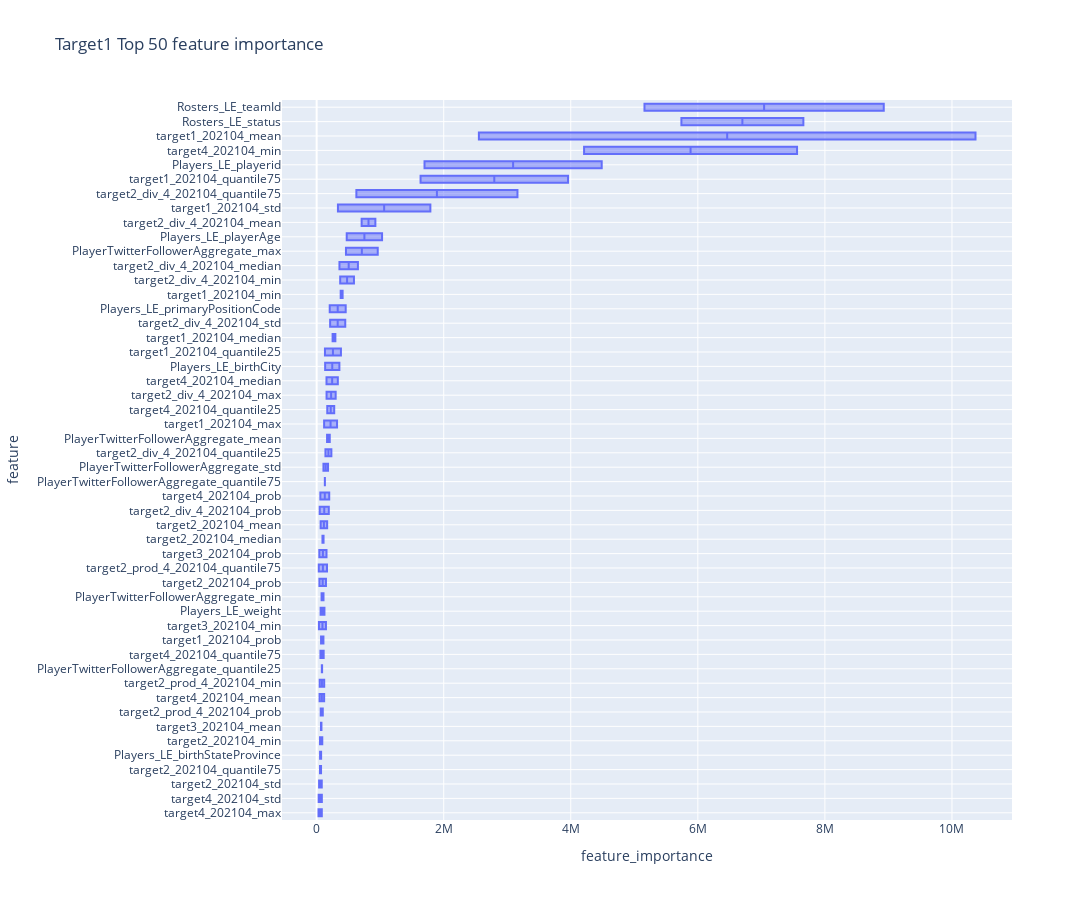
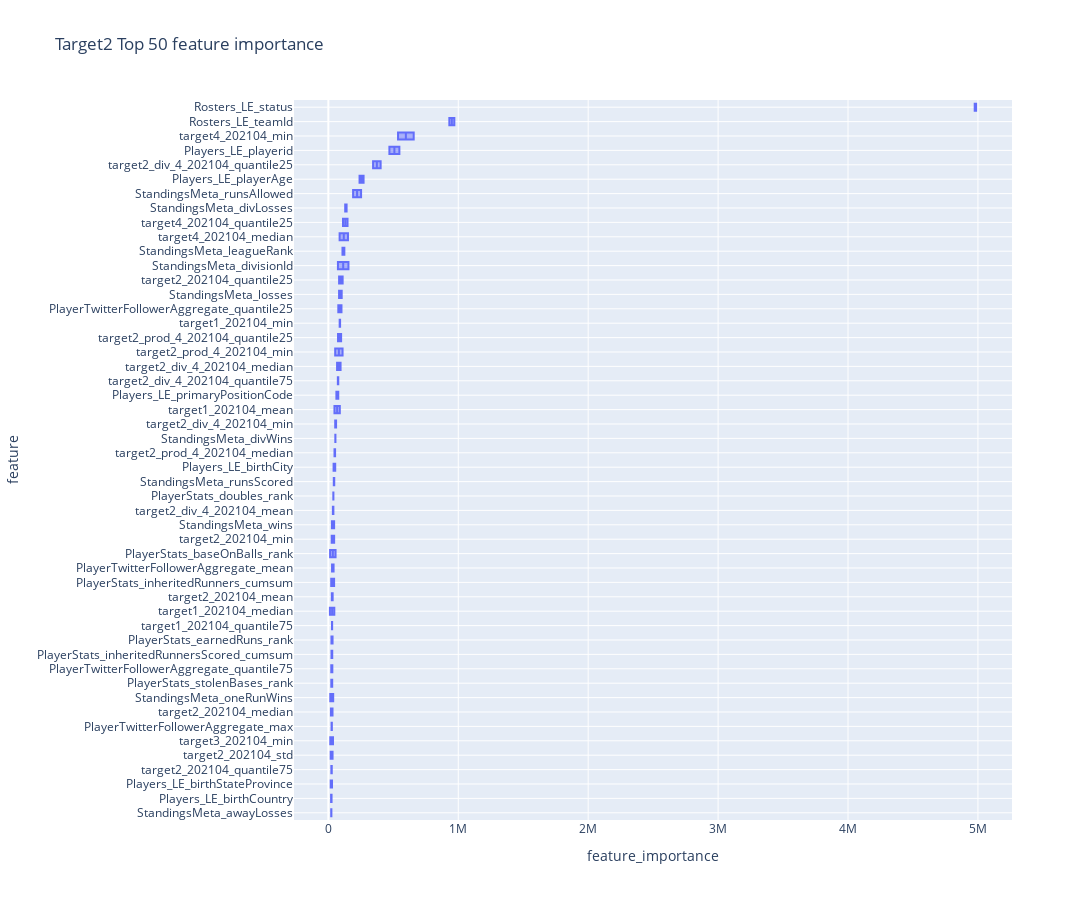
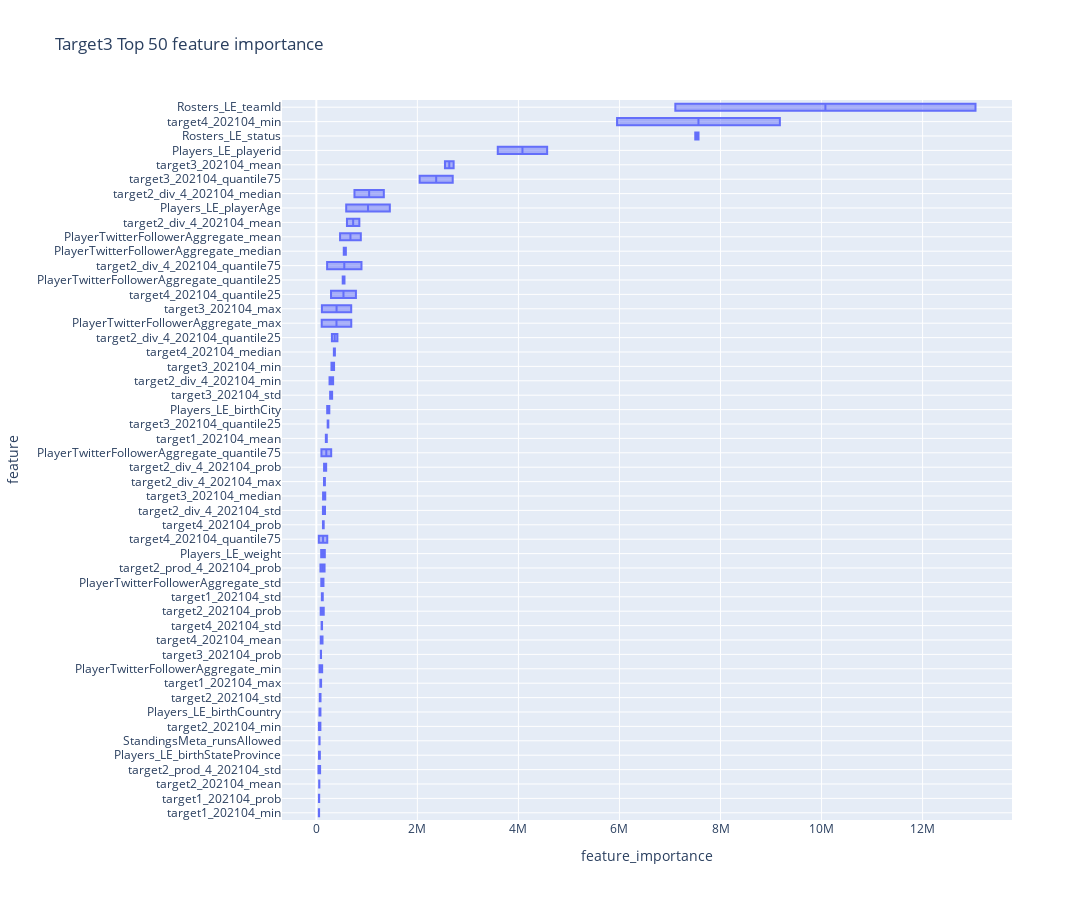
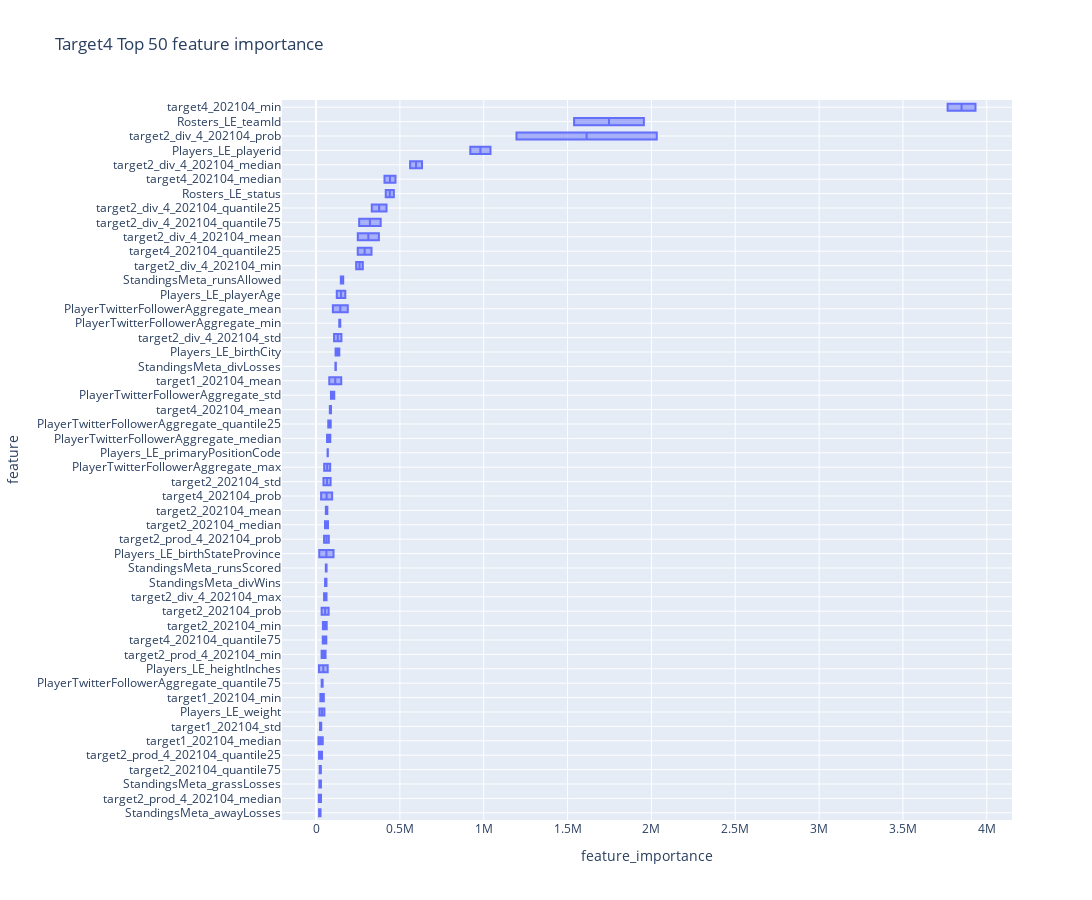

Notebook cell for these charts, in order:
### Code cell
visualize_feature_importance(models, train_feat_df)

### Figure 1 — Plotly figure (JSON) as saved in the notebook; plotly's stock layout.template omitted (floating-point values rounded to 4 significant figures)
{"data": [{"alignmentgroup": "True", "hovertemplate": "feature_importance=%{x}<br>feature=%{y}<extra></extra>", "legendgroup": "", "marker": {"color": "#636efa"}, "name": "", "notched": false, "offsetgroup": "", "orientation": "h", "showlegend": false, "type": "box", "x": [2553000.0, 334900.0, 117600.0, 408600.0, 251100.0, 130600.0, 1636000.0, 69300.0, 62890.0, 38370.0, 88600.0, 91350.0, 52890.0, 43600.0, 75320.0, 35970.0, 41980.0, 46410.0, 31980.0, 29060.0, 7562000.0, 154900.0, 276400.0, 59970.0, 58180.0, 48300.0, 33690.0, 64090.0, 708200.0, 212100.0, 156000.0, 587200.0, 358800.0, 231700.0, 625100.0, 48150.0, 5160000.0, 5741000.0, 133500.0, 70340.0, 62480.0, 205600.0, 473300.0, 1698000.0, 206300.0, 107000.0, 461300.0, 107900.0, 85780.0, 128800.0, 10370000.0, 1790000.0, 320900.0, 378300.0, 294600.0, 382100.0, 3957000.0, 106700.0, 165100.0, 80400.0, 52960.0, 108500.0, 69080.0, 146500.0, 68080.0, 146300.0, 154900.0, 117900.0, 81590.0, 81120.0, 4209000.0, 333300.0, 166900.0, 110400.0, 197900.0, 118800.0, 162900.0, 96370.0, 924000.0, 450100.0, 299400.0, 370500.0, 649600.0, 138300.0, 3161000.0, 191100.0, 8926000.0, 7661000.0, 357900.0, 54280.0, 122600.0, 457200.0, 1030000.0, 4487000.0, 163800.0, 179000.0, 961600.0, 77460.0, 81490.0, 129800.0], "x0": " ", "xaxis": "x", "y": ["target1_202104_mean", "target1_202104_std", "target1_202104_max", "target1_202104_min", "target1_202104_median", "target1_202104_quantile25", "target1_202104_quantile75", "target1_202104_prob", "target2_202104_mean", "target2_202104_std", "target2_202104_min", "target2_202104_median", "target2_202104_quantile75", "target2_202104_prob", "target3_202104_mean", "target3_202104_min", "target3_202104_prob", "target4_202104_mean", "target4_202104_std", "target4_202104_max", "target4_202104_min", "target4_202104_median", "target4_202104_quantile25", "target4_202104_quantile75", "target4_202104_prob", "target2_prod_4_202104_min", "target2_prod_4_202104_quantile75", "target2_prod_4_202104_prob", "target2_div_4_202104_mean", "target2_div_4_202104_std", "target2_div_4_202104_max", "target2_div_4_202104_min", "target2_div_4_202104_median", "target2_div_4_202104_quantile25", "target2_div_4_202104_quantile75", "target2_div_4_202104_prob", "Rosters_LE_teamId", "Rosters_LE_status", "Players_LE_birthCity", "Players_LE_birthStateProvince", "Players_LE_weight", "Players_LE_primaryPositionCode", "Players_LE_playerAge", "Players_LE_playerid", "PlayerTwitterFollowerAggregate_mean", "PlayerTwitterFollowerAggregate_std", "PlayerTwitterFollowerAggregate_max", "PlayerTwitterFollowerAggregate_min", "PlayerTwitterFollowerAggregate_quantile25", "PlayerTwitterFollowerAggregate_quantile75", "target1_202104_mean", "target1_202104_std", "target1_202104_max", "target1_202104_min", "target1_202104_median", "target1_202104_quantile25", "target1_202104_quantile75", "target1_202104_prob", "target2_202104_mean", "target2_202104_std", "target2_202104_min", "target2_202104_median", "target2_202104_quantile75", "target2_202104_prob", "target3_202104_mean", "target3_202104_min", "target3_202104_prob", "target4_202104_mean", "target4_202104_std", "target4_202104_max", "target4_202104_min", "target4_202104_median", "target4_202104_quantile25", "target4_202104_quantile75", "target4_202104_prob", "target2_prod_4_202104_min", "target2_prod_4_202104_quantile75", "target2_prod_4_202104_prob", "target2_div_4_202104_mean", "target2_div_4_202104_std", "target2_div_4_202104_max", "target2_div_4_202104_min", "target2_div_4_202104_median", "target2_div_4_202104_quantile25", "target2_div_4_202104_quantile75", "target2_div_4_202104_prob", "Rosters_LE_teamId", "Rosters_LE_status", "Players_LE_birthCity", "Players_LE_birthStateProvince", "Players_LE_weight", "Players_LE_primaryPositionCode", "Players_LE_playerAge", "Players_LE_playerid", "PlayerTwitterFollowerAggregate_mean", "PlayerTwitterFollowerAggregate_std", "PlayerTwitterFollowerAggregate_max", "PlayerTwitterFollowerAggregate_min", "PlayerTwitterFollowerAggregate_quantile25", "PlayerTwitterFollowerAggregate_quantile75"], "y0": " ", "yaxis": "y"}], "layout": {"boxmode": "group", "height": 900, "legend": {"tracegroupgap": 0}, "title": {"text": "Target1 Top 50 feature importance"}, "width": 1250, "xaxis": {"anchor": "y", "domain": [0, 1], "title": {"text": "feature_importance"}}, "yaxis": {"anchor": "x", "categoryarray": ["target4_202104_max", "target4_202104_std", "target2_202104_std", "target2_202104_quantile75", "Players_LE_birthStateProvince", "target2_202104_min", "target3_202104_mean", "target2_prod_4_202104_prob", "target4_202104_mean", "target2_prod_4_202104_min", "PlayerTwitterFollowerAggregate_quantile25", "target4_202104_quantile75", "target1_202104_prob", "target3_202104_min", "Players_LE_weight", "PlayerTwitterFollowerAggregate_min", "target2_202104_prob", "target2_prod_4_202104_quantile75", "target3_202104_prob", "target2_202104_median", "target2_202104_mean", "target2_div_4_202104_prob", "target4_202104_prob", "PlayerTwitterFollowerAggregate_quantile75", "PlayerTwitterFollowerAggregate_std", "target2_div_4_202104_quantile25", "PlayerTwitterFollowerAggregate_mean", "target1_202104_max", "target4_202104_quantile25", "target2_div_4_202104_max", "target4_202104_median", "Players_LE_birthCity", "target1_202104_quantile25", "target1_202104_median", "target2_div_4_202104_std", "Players_LE_primaryPositionCode", "target1_202104_min", "target2_div_4_202104_min", "target2_div_4_202104_median", "PlayerTwitterFollowerAggregate_max", "Players_LE_playerAge", "target2_div_4_202104_mean", "target1_202104_std", "target2_div_4_202104_quantile75", "target1_202104_quantile75", "Players_LE_playerid", "target4_202104_min", "target1_202104_mean", "Rosters_LE_status", "Rosters_LE_teamId"], "categoryorder": "array", "domain": [0, 1], "showgrid": true, "title": {"text": "feature"}}}}

### Figure 2 — Plotly figure (JSON) as saved in the notebook; plotly's stock layout.template omitted (floating-point values rounded to 4 significant figures)
{"data": [{"alignmentgroup": "True", "hovertemplate": "feature_importance=%{x}<br>feature=%{y}<extra></extra>", "legendgroup": "", "marker": {"color": "#636efa"}, "name": "", "notched": false, "offsetgroup": "", "orientation": "h", "showlegend": false, "type": "box", "x": [88260.0, 87200.0, 12010.0, 29220.0, 26930.0, 32510.0, 25960.0, 20030.0, 82860.0, 26360.0, 15060.0, 536500.0, 151100.0, 147700.0, 109500.0, 47450.0, 98250.0, 38870.0, 59570.0, 94160.0, 344300.0, 73230.0, 969700.0, 4975000.0, 24710.0, 52880.0, 28230.0, 61940.0, 271300.0, 470000.0, 22270.0, 24290.0, 38330.0, 55491, 22840.0, 32410.0, 28560.0, 24860.0, 101000.0, 22660.0, 154700.0, 108800.0, 44400.0, 82570.0, 190500.0, 45430.0, 23500.0, 37260.0, 53790.0, 140500.0, 47080.0, 90450.0, 45960.0, 28200.0, 33170.0, 18250.0, 44650.0, 32070.0, 110000.0, 23270.0, 35830.0, 657000.0, 86840.0, 112700.0, 52690.0, 51910.0, 74510.0, 34980.0, 52810.0, 67160.0, 402500.0, 76440.0, 931300.0, 4986000.0, 21350.0, 40390.0, 18380.0, 76400.0, 240300.0, 546800.0, 44320.0, 29990.0, 38940.0, 13560.0, 29750.0, 24050.0, 40320.0, 27020.0, 76750.0, 30750.0, 73830.0, 123300.0, 27620.0, 102800.0, 252000.0, 42000.0, 22190.0, 15030.0, 54580.0, 129800.0], "x0": " ", "xaxis": "x", "y": ["target1_202104_mean", "target1_202104_min", "target1_202104_median", "target1_202104_quantile75", "target2_202104_mean", "target2_202104_std", "target2_202104_min", "target2_202104_median", "target2_202104_quantile25", "target2_202104_quantile75", "target3_202104_min", "target4_202104_min", "target4_202104_median", "target4_202104_quantile25", "target2_prod_4_202104_min", "target2_prod_4_202104_median", "target2_prod_4_202104_quantile25", "target2_div_4_202104_mean", "target2_div_4_202104_min", "target2_div_4_202104_median", "target2_div_4_202104_quantile25", "target2_div_4_202104_quantile75", "Rosters_LE_teamId", "Rosters_LE_status", "Players_LE_birthCountry", "Players_LE_birthCity", "Players_LE_birthStateProvince", "Players_LE_primaryPositionCode", "Players_LE_playerAge", "Players_LE_playerid", "PlayerStats_inheritedRunners_cumsum", "PlayerStats_inheritedRunnersScored_cumsum", "PlayerStats_doubles_rank", "PlayerStats_baseOnBalls_rank", "PlayerStats_stolenBases_rank", "PlayerStats_earnedRuns_rank", "PlayerTwitterFollowerAggregate_mean", "PlayerTwitterFollowerAggregate_max", "PlayerTwitterFollowerAggregate_quantile25", "PlayerTwitterFollowerAggregate_quantile75", "StandingsMeta_divisionId", "StandingsMeta_leagueRank", "StandingsMeta_wins", "StandingsMeta_losses", "StandingsMeta_runsAllowed", "StandingsMeta_runsScored", "StandingsMeta_awayLosses", "StandingsMeta_oneRunWins", "StandingsMeta_divWins", "StandingsMeta_divLosses", "target1_202104_mean", "target1_202104_min", "target1_202104_median", "target1_202104_quantile75", "target2_202104_mean", "target2_202104_std", "target2_202104_min", "target2_202104_median", "target2_202104_quantile25", "target2_202104_quantile75", "target3_202104_min", "target4_202104_min", "target4_202104_median", "target4_202104_quantile25", "target2_prod_4_202104_min", "target2_prod_4_202104_median", "target2_prod_4_202104_quantile25", "target2_div_4_202104_mean", "target2_div_4_202104_min", "target2_div_4_202104_median", "target2_div_4_202104_quantile25", "target2_div_4_202104_quantile75", "Rosters_LE_teamId", "Rosters_LE_status", "Players_LE_birthCountry", "Players_LE_birthCity", "Players_LE_birthStateProvince", "Players_LE_primaryPositionCode", "Players_LE_playerAge", "Players_LE_playerid", "PlayerStats_inheritedRunners_cumsum", "PlayerStats_inheritedRunnersScored_cumsum", "PlayerStats_doubles_rank", "PlayerStats_baseOnBalls_rank", "PlayerStats_stolenBases_rank", "PlayerStats_earnedRuns_rank", "PlayerTwitterFollowerAggregate_mean", "PlayerTwitterFollowerAggregate_max", "PlayerTwitterFollowerAggregate_quantile25", "PlayerTwitterFollowerAggregate_quantile75", "StandingsMeta_divisionId", "StandingsMeta_leagueRank", "StandingsMeta_wins", "StandingsMeta_losses", "StandingsMeta_runsAllowed", "StandingsMeta_runsScored", "StandingsMeta_awayLosses", "StandingsMeta_oneRunWins", "StandingsMeta_divWins", "StandingsMeta_divLosses"], "y0": " ", "yaxis": "y"}], "layout": {"boxmode": "group", "height": 900, "legend": {"tracegroupgap": 0}, "title": {"text": "Target2 Top 50 feature importance"}, "width": 1250, "xaxis": {"anchor": "y", "domain": [0, 1], "title": {"text": "feature_importance"}}, "yaxis": {"anchor": "x", "categoryarray": ["StandingsMeta_awayLosses", "Players_LE_birthCountry", "Players_LE_birthStateProvince", "target2_202104_quantile75", "target2_202104_std", "target3_202104_min", "PlayerTwitterFollowerAggregate_max", "target2_202104_median", "StandingsMeta_oneRunWins", "PlayerStats_stolenBases_rank", "PlayerTwitterFollowerAggregate_quantile75", "PlayerStats_inheritedRunnersScored_cumsum", "PlayerStats_earnedRuns_rank", "target1_202104_quantile75", "target1_202104_median", "target2_202104_mean", "PlayerStats_inheritedRunners_cumsum", "PlayerTwitterFollowerAggregate_mean", "PlayerStats_baseOnBalls_rank", "target2_202104_min", "StandingsMeta_wins", "target2_div_4_202104_mean", "PlayerStats_doubles_rank", "StandingsMeta_runsScored", "Players_LE_birthCity", "target2_prod_4_202104_median", "StandingsMeta_divWins", "target2_div_4_202104_min", "target1_202104_mean", "Players_LE_primaryPositionCode", "target2_div_4_202104_quantile75", "target2_div_4_202104_median", "target2_prod_4_202104_min", "target2_prod_4_202104_quantile25", "target1_202104_min", "PlayerTwitterFollowerAggregate_quantile25", "StandingsMeta_losses", "target2_202104_quantile25", "StandingsMeta_divisionId", "StandingsMeta_leagueRank", "target4_202104_median", "target4_202104_quantile25", "StandingsMeta_divLosses", "StandingsMeta_runsAllowed", "Players_LE_playerAge", "target2_div_4_202104_quantile25", "Players_LE_playerid", "target4_202104_min", "Rosters_LE_teamId", "Rosters_LE_status"], "categoryorder": "array", "domain": [0, 1], "showgrid": true, "title": {"text": "feature"}}}}

### Figure 3 — Plotly figure (JSON) as saved in the notebook; plotly's stock layout.template omitted (floating-point values rounded to 4 significant figures)
{"data": [{"alignmentgroup": "True", "hovertemplate": "feature_importance=%{x}<br>feature=%{y}<extra></extra>", "legendgroup": "", "marker": {"color": "#636efa"}, "name": "", "notched": false, "offsetgroup": "", "orientation": "h", "showlegend": false, "type": "box", "x": [188700.0, 109700.0, 80720.0, 50260.0, 52140.0, 56710.0, 68570.0, 80560.0, 86810.0, 2718000.0, 274100.0, 110700.0, 300300.0, 176700.0, 225000.0, 2045000.0, 89710.0, 122600.0, 104600.0, 5952000.0, 367900.0, 291000.0, 216700.0, 131800.0, 43270.0, 163400.0, 606600.0, 171900.0, 152200.0, 332600.0, 755000.0, 308900.0, 893900.0, 153500.0, 7106000.0, 7565000.0, 81380.0, 215300.0, 70140.0, 96370.0, 591600.0, 3591000.0, 470200.0, 98420.0, 106500.0, 64240.0, 584800.0, 522500.0, 101100.0, 59860.0, 207300.0, 127700.0, 94490.0, 54990.0, 56700.0, 59990.0, 82800.0, 51890.0, 147000.0, 2546000.0, 312800.0, 690700.0, 351200.0, 134000.0, 237800.0, 2700000.0, 93330.0, 87990.0, 113300.0, 9175000.0, 347500.0, 784100.0, 49390.0, 146100.0, 74660.0, 82140.0, 851500.0, 131000.0, 169900.0, 261700.0, 1336000.0, 417600.0, 213800.0, 194600.0, 13050000.0, 7500000.0, 62900.0, 257200.0, 53640.0, 168300.0, 1455000.0, 4569000.0, 880900.0, 141400.0, 691600.0, 115600.0, 543400.0, 557700.0, 294200.0, 64430.0], "x0": " ", "xaxis": "x", "y": ["target1_202104_mean", "target1_202104_std", "target1_202104_max", "target1_202104_min", "target1_202104_prob", "target2_202104_mean", "target2_202104_std", "target2_202104_min", "target2_202104_prob", "target3_202104_mean", "target3_202104_std", "target3_202104_max", "target3_202104_min", "target3_202104_median", "target3_202104_quantile25", "target3_202104_quantile75", "target3_202104_prob", "target4_202104_mean", "target4_202104_std", "target4_202104_min", "target4_202104_median", "target4_202104_quantile25", "target4_202104_quantile75", "target4_202104_prob", "target2_prod_4_202104_std", "target2_prod_4_202104_prob", "target2_div_4_202104_mean", "target2_div_4_202104_std", "target2_div_4_202104_max", "target2_div_4_202104_min", "target2_div_4_202104_median", "target2_div_4_202104_quantile25", "target2_div_4_202104_quantile75", "target2_div_4_202104_prob", "Rosters_LE_teamId", "Rosters_LE_status", "Players_LE_birthCountry", "Players_LE_birthCity", "Players_LE_birthStateProvince", "Players_LE_weight", "Players_LE_playerAge", "Players_LE_playerid", "PlayerTwitterFollowerAggregate_mean", "PlayerTwitterFollowerAggregate_std", "PlayerTwitterFollowerAggregate_max", "PlayerTwitterFollowerAggregate_min", "PlayerTwitterFollowerAggregate_median", "PlayerTwitterFollowerAggregate_quantile25", "PlayerTwitterFollowerAggregate_quantile75", "StandingsMeta_runsAllowed", "target1_202104_mean", "target1_202104_std", "target1_202104_max", "target1_202104_min", "target1_202104_prob", "target2_202104_mean", "target2_202104_std", "target2_202104_min", "target2_202104_prob", "target3_202104_mean", "target3_202104_std", "target3_202104_max", "target3_202104_min", "target3_202104_median", "target3_202104_quantile25", "target3_202104_quantile75", "target3_202104_prob", "target4_202104_mean", "target4_202104_std", "target4_202104_min", "target4_202104_median", "target4_202104_quantile25", "target4_202104_quantile75", "target4_202104_prob", "target2_prod_4_202104_std", "target2_prod_4_202104_prob", "target2_div_4_202104_mean", "target2_div_4_202104_std", "target2_div_4_202104_max", "target2_div_4_202104_min", "target2_div_4_202104_median", "target2_div_4_202104_quantile25", "target2_div_4_202104_quantile75", "target2_div_4_202104_prob", "Rosters_LE_teamId", "Rosters_LE_status", "Players_LE_birthCountry", "Players_LE_birthCity", "Players_LE_birthStateProvince", "Players_LE_weight", "Players_LE_playerAge", "Players_LE_playerid", "PlayerTwitterFollowerAggregate_mean", "PlayerTwitterFollowerAggregate_std", "PlayerTwitterFollowerAggregate_max", "PlayerTwitterFollowerAggregate_min", "PlayerTwitterFollowerAggregate_median", "PlayerTwitterFollowerAggregate_quantile25", "PlayerTwitterFollowerAggregate_quantile75", "StandingsMeta_runsAllowed"], "y0": " ", "yaxis": "y"}], "layout": {"boxmode": "group", "height": 900, "legend": {"tracegroupgap": 0}, "title": {"text": "Target3 Top 50 feature importance"}, "width": 1250, "xaxis": {"anchor": "y", "domain": [0, 1], "title": {"text": "feature_importance"}}, "yaxis": {"anchor": "x", "categoryarray": ["target1_202104_min", "target1_202104_prob", "target2_202104_mean", "target2_prod_4_202104_std", "Players_LE_birthStateProvince", "StandingsMeta_runsAllowed", "target2_202104_min", "Players_LE_birthCountry", "target2_202104_std", "target1_202104_max", "PlayerTwitterFollowerAggregate_min", "target3_202104_prob", "target4_202104_mean", "target4_202104_std", "target2_202104_prob", "target1_202104_std", "PlayerTwitterFollowerAggregate_std", "target2_prod_4_202104_prob", "Players_LE_weight", "target4_202104_quantile75", "target4_202104_prob", "target2_div_4_202104_std", "target3_202104_median", "target2_div_4_202104_max", "target2_div_4_202104_prob", "PlayerTwitterFollowerAggregate_quantile75", "target1_202104_mean", "target3_202104_quantile25", "Players_LE_birthCity", "target3_202104_std", "target2_div_4_202104_min", "target3_202104_min", "target4_202104_median", "target2_div_4_202104_quantile25", "PlayerTwitterFollowerAggregate_max", "target3_202104_max", "target4_202104_quantile25", "PlayerTwitterFollowerAggregate_quantile25", "target2_div_4_202104_quantile75", "PlayerTwitterFollowerAggregate_median", "PlayerTwitterFollowerAggregate_mean", "target2_div_4_202104_mean", "Players_LE_playerAge", "target2_div_4_202104_median", "target3_202104_quantile75", "target3_202104_mean", "Players_LE_playerid", "Rosters_LE_status", "target4_202104_min", "Rosters_LE_teamId"], "categoryorder": "array", "domain": [0, 1], "showgrid": true, "title": {"text": "feature"}}}}

### Figure 4 — Plotly figure (JSON) as saved in the notebook; plotly's stock layout.template omitted (floating-point values rounded to 4 significant figures)
{"data": [{"alignmentgroup": "True", "hovertemplate": "feature_importance=%{x}<br>feature=%{y}<extra></extra>", "legendgroup": "", "marker": {"color": "#636efa"}, "name": "", "notched": false, "offsetgroup": "", "orientation": "h", "showlegend": false, "type": "box", "x": [78830.0, 23700.0, 26050.0, 14580.0, 67330.0, 44260.0, 40840.0, 71170.0, 21620.0, 33150.0, 89010.0, 3933000.0, 408100.0, 248600.0, 39950.0, 30180.0, 33190.0, 16610.0, 35570.0, 47760.0, 248900.0, 151200.0, 62320.0, 278900.0, 632000.0, 332400.0, 257100.0, 1195000.0, 1539000.0, 415600.0, 138700.0, 19150.0, 17290.0, 20590.0, 68710.0, 123500.0, 919700.0, 100200.0, 88800.0, 84140.0, 138400.0, 65580.0, 87450.0, 33450.0, 147700.0, 62620.0, 18020.0, 20090.0, 62010.0, 115300.0, 150100.0, 30800.0, 46430.0, 39790.0, 58450.0, 86760.0, 63470.0, 53320.0, 28730.0, 74940.0, 82150.0, 3766000.0, 473700.0, 330700.0, 61230.0, 95880.0, 56610.0, 29370.0, 17850.0, 76090.0, 374700.0, 107400.0, 47760.0, 239300.0, 560900.0, 420100.0, 385400.0, 2032000.0, 1955000.0, 464000.0, 116400.0, 104200.0, 69380.0, 49580.0, 70320.0, 174400.0, 1040000.0, 189200.0, 108500.0, 48440.0, 144500.0, 84910.0, 72770.0, 39210.0, 162000.0, 58470.0, 26650.0, 29110.0, 53760.0, 118100.0], "x0": " ", "xaxis": "x", "y": ["target1_202104_mean", "target1_202104_std", "target1_202104_min", "target1_202104_median", "target2_202104_mean", "target2_202104_std", "target2_202104_min", "target2_202104_median", "target2_202104_quantile75", "target2_202104_prob", "target4_202104_mean", "target4_202104_min", "target4_202104_median", "target4_202104_quantile25", "target4_202104_quantile75", "target4_202104_prob", "target2_prod_4_202104_min", "target2_prod_4_202104_median", "target2_prod_4_202104_quantile25", "target2_prod_4_202104_prob", "target2_div_4_202104_mean", "target2_div_4_202104_std", "target2_div_4_202104_max", "target2_div_4_202104_min", "target2_div_4_202104_median", "target2_div_4_202104_quantile25", "target2_div_4_202104_quantile75", "target2_div_4_202104_prob", "Rosters_LE_teamId", "Rosters_LE_status", "Players_LE_birthCity", "Players_LE_birthStateProvince", "Players_LE_heightInches", "Players_LE_weight", "Players_LE_primaryPositionCode", "Players_LE_playerAge", "Players_LE_playerid", "PlayerTwitterFollowerAggregate_mean", "PlayerTwitterFollowerAggregate_std", "PlayerTwitterFollowerAggregate_max", "PlayerTwitterFollowerAggregate_min", "PlayerTwitterFollowerAggregate_median", "PlayerTwitterFollowerAggregate_quantile25", "PlayerTwitterFollowerAggregate_quantile75", "StandingsMeta_runsAllowed", "StandingsMeta_runsScored", "StandingsMeta_awayLosses", "StandingsMeta_grassLosses", "StandingsMeta_divWins", "StandingsMeta_divLosses", "target1_202104_mean", "target1_202104_std", "target1_202104_min", "target1_202104_median", "target2_202104_mean", "target2_202104_std", "target2_202104_min", "target2_202104_median", "target2_202104_quantile75", "target2_202104_prob", "target4_202104_mean", "target4_202104_min", "target4_202104_median", "target4_202104_quantile25", "target4_202104_quantile75", "target4_202104_prob", "target2_prod_4_202104_min", "target2_prod_4_202104_median", "target2_prod_4_202104_quantile25", "target2_prod_4_202104_prob", "target2_div_4_202104_mean", "target2_div_4_202104_std", "target2_div_4_202104_max", "target2_div_4_202104_min", "target2_div_4_202104_median", "target2_div_4_202104_quantile25", "target2_div_4_202104_quantile75", "target2_div_4_202104_prob", "Rosters_LE_teamId", "Rosters_LE_status", "Players_LE_birthCity", "Players_LE_birthStateProvince", "Players_LE_heightInches", "Players_LE_weight", "Players_LE_primaryPositionCode", "Players_LE_playerAge", "Players_LE_playerid", "PlayerTwitterFollowerAggregate_mean", "PlayerTwitterFollowerAggregate_std", "PlayerTwitterFollowerAggregate_max", "PlayerTwitterFollowerAggregate_min", "PlayerTwitterFollowerAggregate_median", "PlayerTwitterFollowerAggregate_quantile25", "PlayerTwitterFollowerAggregate_quantile75", "StandingsMeta_runsAllowed", "StandingsMeta_runsScored", "StandingsMeta_awayLosses", "StandingsMeta_grassLosses", "StandingsMeta_divWins", "StandingsMeta_divLosses"], "y0": " ", "yaxis": "y"}], "layout": {"boxmode": "group", "height": 900, "legend": {"tracegroupgap": 0}, "title": {"text": "Target4 Top 50 feature importance"}, "width": 1250, "xaxis": {"anchor": "y", "domain": [0, 1], "title": {"text": "feature_importance"}}, "yaxis": {"anchor": "x", "categoryarray": ["StandingsMeta_awayLosses", "target2_prod_4_202104_median", "StandingsMeta_grassLosses", "target2_202104_quantile75", "target2_prod_4_202104_quantile25", "target1_202104_median", "target1_202104_std", "Players_LE_weight", "target1_202104_min", "PlayerTwitterFollowerAggregate_quantile75", "Players_LE_heightInches", "target2_prod_4_202104_min", "target4_202104_quantile75", "target2_202104_min", "target2_202104_prob", "target2_div_4_202104_max", "StandingsMeta_divWins", "StandingsMeta_runsScored", "Players_LE_birthStateProvince", "target2_prod_4_202104_prob", "target2_202104_median", "target2_202104_mean", "target4_202104_prob", "target2_202104_std", "PlayerTwitterFollowerAggregate_max", "Players_LE_primaryPositionCode", "PlayerTwitterFollowerAggregate_median", "PlayerTwitterFollowerAggregate_quantile25", "target4_202104_mean", "PlayerTwitterFollowerAggregate_std", "target1_202104_mean", "StandingsMeta_divLosses", "Players_LE_birthCity", "target2_div_4_202104_std", "PlayerTwitterFollowerAggregate_min", "PlayerTwitterFollowerAggregate_mean", "Players_LE_playerAge", "StandingsMeta_runsAllowed", "target2_div_4_202104_min", "target4_202104_quantile25", "target2_div_4_202104_mean", "target2_div_4_202104_quantile75", "target2_div_4_202104_quantile25", "Rosters_LE_status", "target4_202104_median", "target2_div_4_202104_median", "Players_LE_playerid", "target2_div_4_202104_prob", "Rosters_LE_teamId", "target4_202104_min"], "categoryorder": "array", "domain": [0, 1], "showgrid": true, "title": {"text": "feature"}}}}
